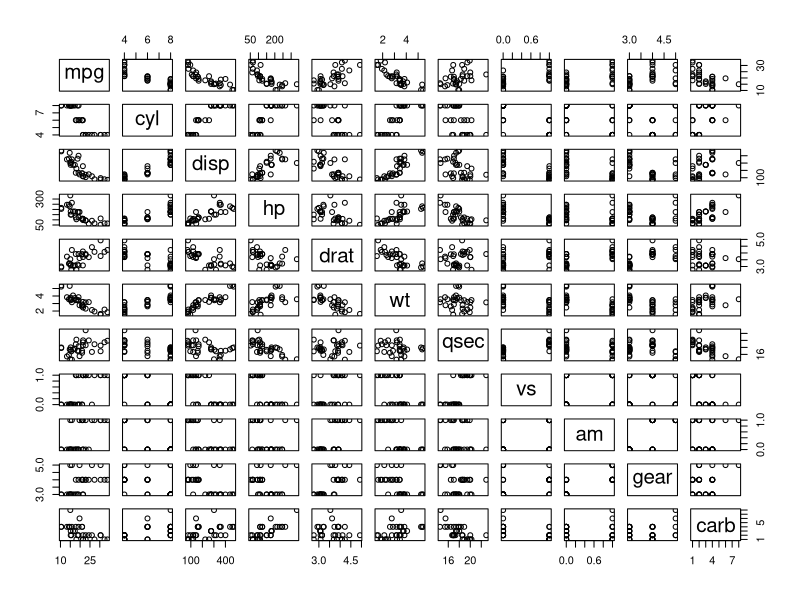
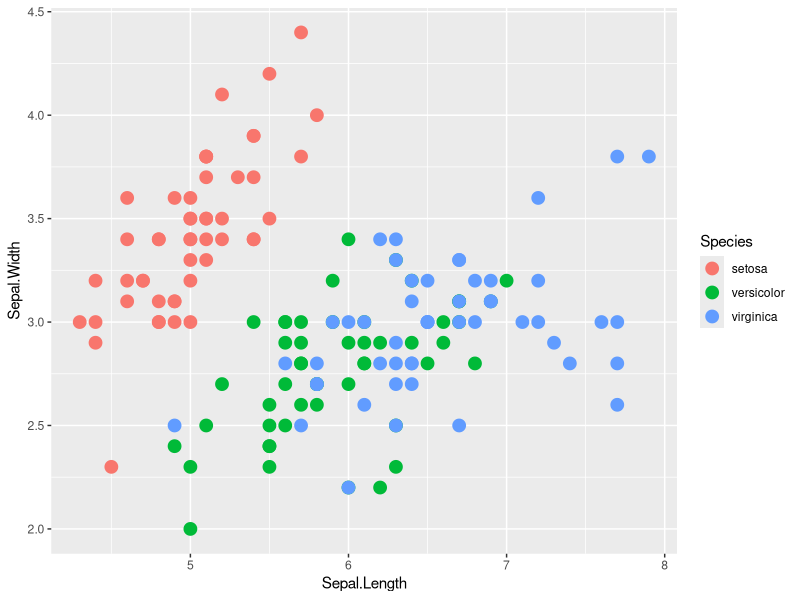

Reproduce these figures in R, in order.
## ---- chunk 1
data(mtcars)
str(mtcars)
## ---- chunk 2
# install.packages("tidyverse")
library(tidyverse)
pairs(mtcars)
## ---- chunk 3

head(iris)
summary(iris)

## ---- chunk 4
library(ggplot2)
ggplot(iris, aes(x=Sepal.Length, y=Sepal.Width, color=Species)) + geom_point(size=4)

